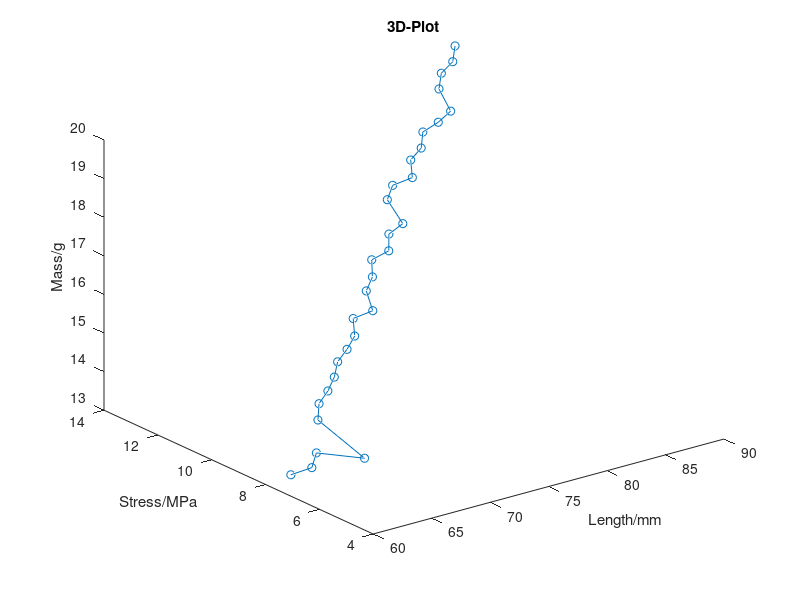
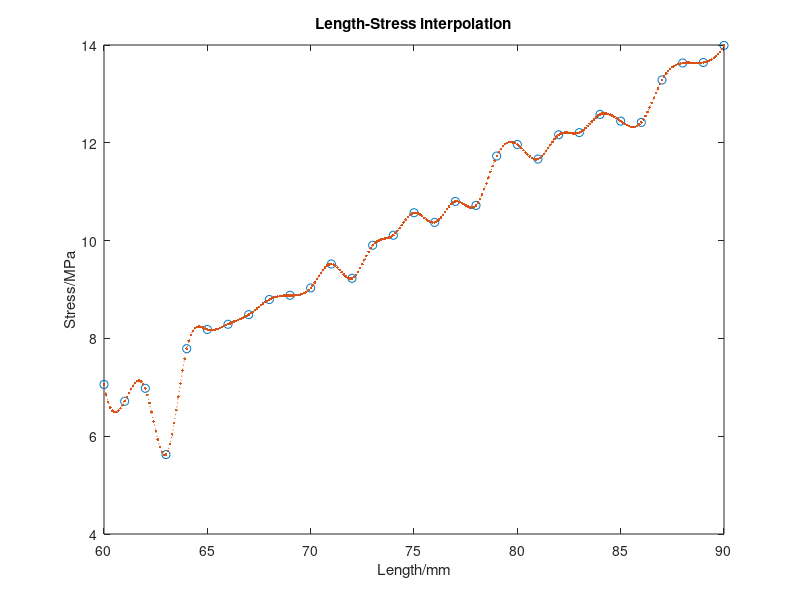
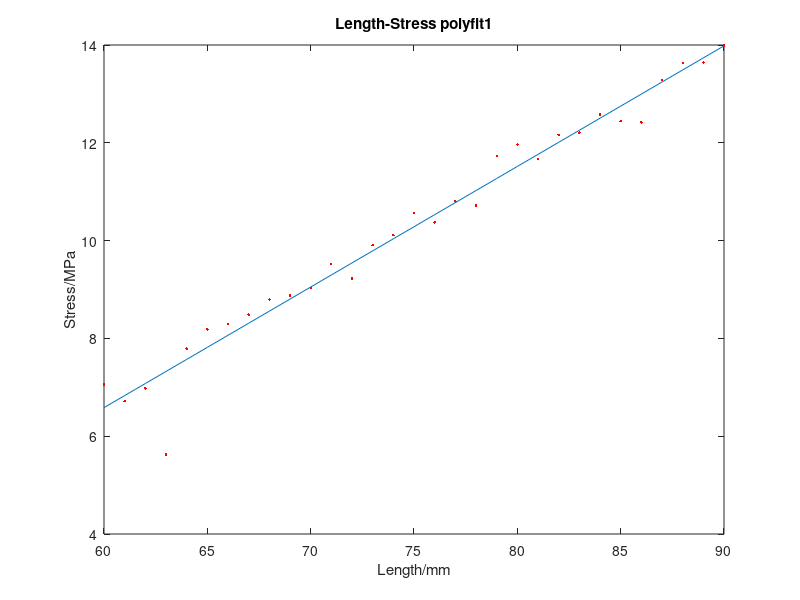

Reproduce these figures in MATLAB, in order. (Note: this script raises an error after producing the figures.)
M = csvread('rual.csv');% read edited csvfile
L_data = M(1,:);% row #1: arm length data
M_data = M(2,:);% row #2: mass data
ST_data = M(4,:);% row #3: stress data
figure(1)
plot3(L_data,ST_data,M_data,"-o");% 3D plot to see relationship between 3 variables
title('3D-Plot');
xlabel('Length/mm');
ylabel('Stress/MPa');
zlabel('Mass/g');

wq = M(1,1):0.1:M(1,end);% Define sample range and intervals 
stq1 = interp1(L_data,ST_data,wq,'spline');% Data interpolation 
figure(2)
plot(L_data,ST_data,'o',wq,stq1,':.');% plot length vs stress interpolation curve 
title('Length-Stress interpolation');
xlabel('Length/mm');
ylabel('Stress/MPa');

coeff = polyfit(L_data,ST_data,1);% polynomial function fitting (1 as linear)
figure(3)
plot(L_data,ST_data,'r.',L_data,polyval(coeff,L_data));% plot linear curve
title('Length-Stress polyfit1');
xlabel('Length/mm');
ylabel('Stress/MPa');

f=fit(L_data.',ST_data.','poly1');% another way to fit curve to data, poly2 as quadratic.
figure(4)
plot(f,L_data,ST_data,'bo');% plot quadratic curve
title('Length-Stress polyfit1');
xlabel('Width/mm');
ylabel('Stress/MPa');

